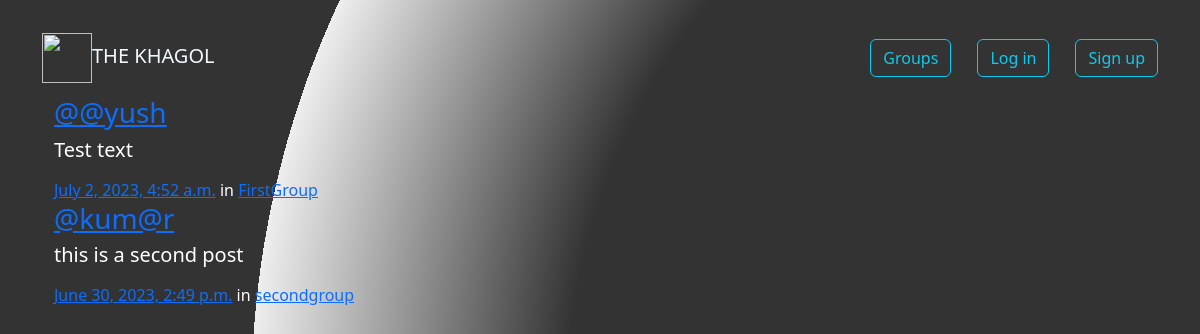
/posts/, run on the app's committed database.
### posts/models.py (models this page shows, shortened)
class Post(models.Model):
    user = models.ForeignKey(User, related_name="posts",on_delete=models.CASCADE)
    created_at = models.DateTimeField(auto_now=True)
    message = models.TextField()
    message_html = models.TextField(editable=False)
    group = models.ForeignKey(Group, related_name="posts",null=True, blank=True,on_delete=models.CASCADE)
    class Meta:
        ordering = ["-created_at"]
        unique_together = ["user", "message"]

### groups/models.py (models this page shows, shortened)
class Group(models.Model):
    name = models.CharField(max_length=255, unique=True)
    slug = models.SlugField(allow_unicode=True, unique=True)
    description = models.TextField(blank=True, default='')
    description_html = models.TextField(editable=False, default='', blank=True)
    members = models.ManyToManyField(User,through="GroupMember")
    class Meta:
        ordering = ["name"]

### posts/views.py (the view)
# urls.py: path('', views.PostList.as_view(), name="all"),
class PostList(SelectRelatedMixin, generic.ListView):
    model = models.Post
    select_related = ("user", "group")

### posts/templates/posts/post_list.html (shortened to what this page needs)
{% extends "posts/post_base.html" %}
{% load humanize %}
{% block post_content %}
<div class="col-md-8">
	{% for post in post_list %}
  {% include "posts/_post.html" %}
	{% endfor %}
</div>
{% endblock %}

### posts/templates/posts/_post.html (shortened to what this page needs)
<div class="media">
	<h3 class="mr-5"><a href="{% url 'posts:for_user' username=post.user.username %}">@{{ post.user.username }}</a></h3>
	<div class="media-body">
		<h5>{{ post.message_html|safe }}</h5>
			<time class="time"><a href="{% url 'posts:single' username=post.user.username pk=post.pk %}">{{ post.created_at }}</a></time>
			{% if post.group %}
			<span class="group-name">in <a href="#">{{ post.group.name }}</a></span>
			{% endif %}
	</div>
</div>

### static/socialproject/css/master.css (style rules this page uses)
body { margin-top: 20px; height: 100%; width: 100%; overflow: hidden; color: #b5e3e3; }
body { -webkit-font-smoothing: antialiased; color: #fff; background: radial-gradient(circle at 100%, #333, #333 50%, #eee 75%, #333 75%); background-attachment: fixed; }

### data on the page
Post: user.username "@yush", message_html "Test text", created_at "July 2, 2023, 4:52 a.m.", group.name "FirstGroup"
Post: user.username "kum@r", message_html "this is a second post", created_at "June 30, 2023, 2:49 p.m.", group.name "secondgroup"
